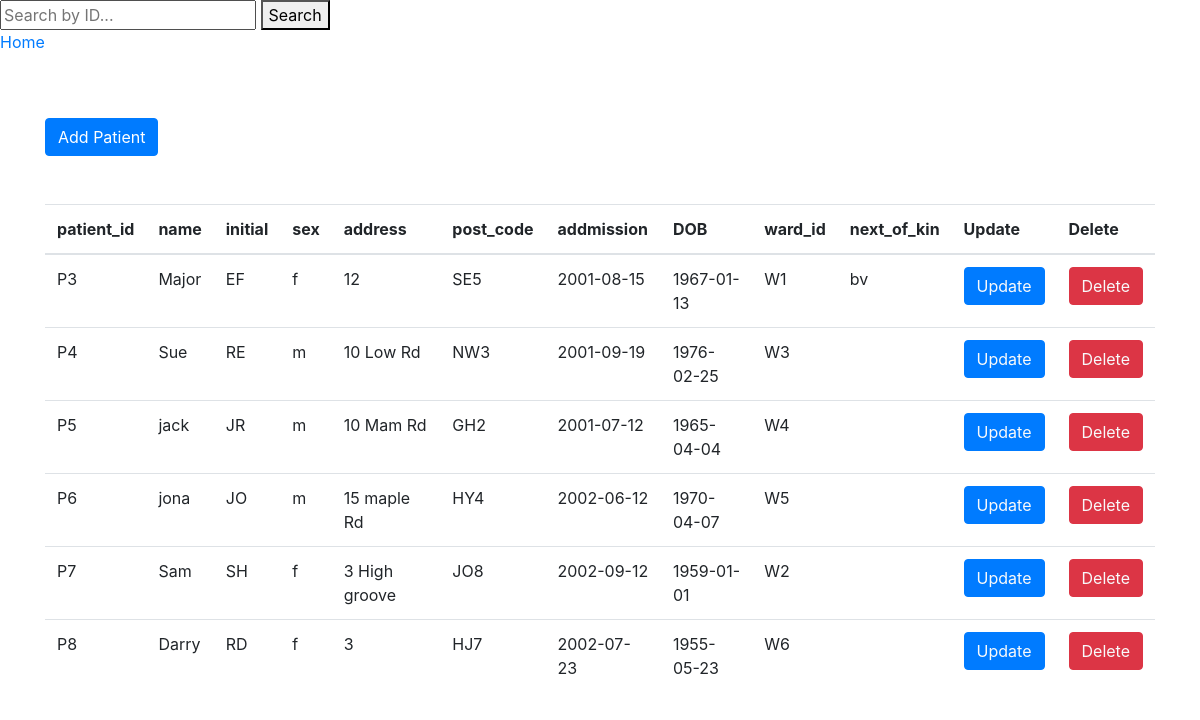
Screenshot of /display.php with the database file from the repository.
### tables this page shows
CREATE TABLE `patient` (
  `patient_id` varchar(5) NOT NULL,
  `name` varchar(20) DEFAULT NULL,
  `initials` varchar(3) DEFAULT NULL,
  `sex` enum('m','f') DEFAULT NULL,
  `address` varchar(30) DEFAULT NULL,
  `post_code` varchar(6) DEFAULT NULL,
  `admission` date DEFAULT NULL,
  `DOB` date NOT NULL,
  `ward_id` varchar(4) DEFAULT NULL,
  `next_of_kin` varchar(20) DEFAULT NULL
);

### display.php (the view, shortened to what this page needs)
<?php
include 'dbcon/dbcon.php';
?>
<!DOCTYPE html>
<html lang="en">
<head>
    <link rel="stylesheet" href="https://cdn.jsdelivr.net/npm/bootstrap@4.0.0/dist/css/bootstrap.min.css">
</head>
<body>
<div class="search-container">
    <form action="display.php" method="GET">
        <input type="text" name="search" placeholder="Search by ID..." />
        <button type="submit">Search</button>
        <p><a href="page.php">Home</a></p>
    </form>
</div>
    <div class="container">
        <a href="main/patient.php"><button class="btn btn-primary my-5">Add Patient</button></a>
        <table class="table">
            <thead>
                <tr>
                <th scope="col">patient_id</th>
                <th scope="col">name</th>
                <th scope="col">initial</th>
                <th scope="col">sex</th>
                <th scope="col">address</th>
                <th scope="col">post_code</th>
                <th scope="col">addmission</th>
                <th scope="col">DOB</th>
                <th scope="col">ward_id</th>
                <th scope="col">next_of_kin</th>
                <th scope="col">Update</th>
                <th scope="col">Delete</th>
                </tr>
            </thead>
            <tbody>
<?php
$select = "SELECT * FROM patient";
$query = mysqli_query($conn, $select);
$num= mysqli_num_rows($query);
if($num>0){
    while($result=mysqli_fetch_assoc($query)){
    echo ' <tr scope="row">
                    <td>'.$result['patient_id'].'</td>
                    <td>'.$result['name'].'</td>
                    <td>'.$result['initials'].'</td>
                    <td>'.$result['sex'].'</td>
                    <td>'.$result['address'].'</td>
                    <td>'.$result['post_code'].'</td>
                    <td>'.$result['admission'].'</td>
                    <td>'.$result['DOB'].'</td>
                    <td>'.$result['ward_id'].'</td>
                    <td>'.$result['next_of_kin'].'</td>
                    <td>
                    <button class="btn btn-primary"><a href="patientupdate.php?updateid='.$result['patient_id'].'" class="text-light">Update</a></button>
                    </td>
                    <td>
                    <button class="btn btn-danger"><a href="display.php?patient_id='.$result['patient_id'].'" class="text-light">Delete</a></button>
                    </td>
                </tr>';
     }
}
?>
            </tbody>
        </table>
    </div>
</body>
</html>

### rows the page displays
patient: patient_id "P3", name "Major", initials "EF", sex "f", address "12", post_code "SE5", admission "2001-08-15", DOB "1967-01-13", ward "W1", next_of_kin "bv"
patient: patient_id "P4", name "Sue", initials "RE", sex "m", address "10 Low Rd", post_code "NW3", admission "2001-09-19", DOB "1976-02-25", ward "W3"
patient: patient_id "P5", name "jack", initials "JR", sex "m", address "10 Mam Rd", post_code "GH2", admission "2001-07-12", DOB "1965-04-04", ward "W4"
patient: patient_id "P6", name "jona", initials "JO", sex "m", address "15 maple Rd", post_code "HY4", admission "2002-06-12", DOB "1970-04-07", ward "W5"
patient: patient_id "P7", name "Sam", initials "SH", sex "f", address "3 High groove", post_code "JO8", admission "2002-09-12", DOB "1959-01-01", ward "W2"
patient: patient_id "P8", name "Darry", initials "RD", sex "f", address "3", post_code "HJ7", admission "2002-07-23", DOB "1955-05-23", ward "W6"
